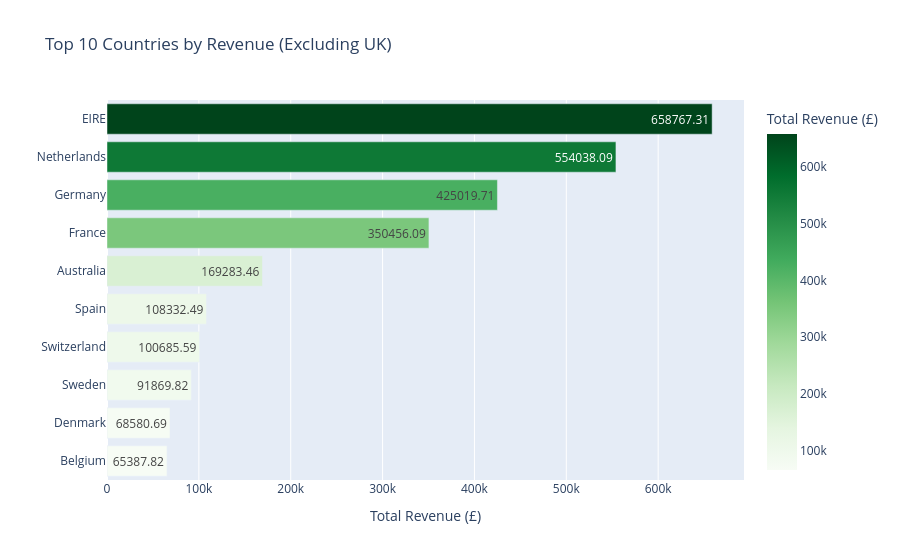

Here is the notebook cell this chart was saved with:
### Code cell
# UK dominates so much that it makes the chart useless if included
# showing it separately then plotting international markets
uk_revenue = df[df["Country"] == "United Kingdom"]["TotalPrice"].sum()
print(f"UK total revenue: £{uk_revenue:,.2f}")

top_countries = (
    df[df["Country"] != "United Kingdom"]
    .groupby("Country")["TotalPrice"]
    .sum()
    .sort_values(ascending=False)
    .head(10)
    .reset_index()
)
top_countries.columns = ["Country", "TotalRevenue"]
top_countries["TotalRevenue"] = top_countries["TotalRevenue"].round(2)

total_non_uk = top_countries["TotalRevenue"].sum()
top_countries["RevenueShare%"] = (top_countries["TotalRevenue"] / total_non_uk * 100).round(2)
print(top_countries)

fig_ctry = px.bar(
    top_countries,
    x="TotalRevenue",
    y="Country",
    orientation="h",
    title="Top 10 Countries by Revenue (Excluding UK)",
    labels={"TotalRevenue": "Total Revenue (£)", "Country": ""},
    color="TotalRevenue",
    color_continuous_scale="Greens",
    text="TotalRevenue"
)
fig_ctry.update_layout(yaxis={"categoryorder": "total ascending"})
fig_ctry.write_html("reports/figures/top10_countries.html")
fig_ctry.show()

### Figure 1 — Plotly figure (JSON) as saved in the notebook; plotly's stock layout.template omitted (floating-point values rounded to 4 significant figures)
{"data": [{"hovertemplate": "Total Revenue (£)=%{marker.color}<br>=%{y}<extra></extra>", "legendgroup": "", "marker": {"color": [658800.0, 554000.0, 425000.0, 350500.0, 169300.0, 108300.0, 100700.0, 91870.0, 68580.0, 65390.0], "coloraxis": "coloraxis", "pattern": {"shape": ""}}, "name": "", "orientation": "h", "showlegend": false, "text": [658800.0, 554000.0, 425000.0, 350500.0, 169300.0, 108300.0, 100700.0, 91870.0, 68580.0, 65390.0], "textposition": "auto", "type": "bar", "x": [658800.0, 554000.0, 425000.0, 350500.0, 169300.0, 108300.0, 100700.0, 91870.0, 68580.0, 65390.0], "xaxis": "x", "y": ["EIRE", "Netherlands", "Germany", "France", "Australia", "Spain", "Switzerland", "Sweden", "Denmark", "Belgium"], "yaxis": "y"}], "layout": {"barmode": "relative", "coloraxis": {"colorbar": {"title": {"text": "Total Revenue (£)"}}, "colorscale": [[0, "rgb(247,252,245)"], [0.125, "rgb(229,245,224)"], [0.25, "rgb(199,233,192)"], [0.375, "rgb(161,217,155)"], [0.5, "rgb(116,196,118)"], [0.625, "rgb(65,171,93)"], [0.75, "rgb(35,139,69)"], [0.875, "rgb(0,109,44)"], [1, "rgb(0,68,27)"]]}, "legend": {"tracegroupgap": 0}, "title": {"text": "Top 10 Countries by Revenue (Excluding UK)"}, "xaxis": {"anchor": "y", "domain": [0, 1], "title": {"text": "Total Revenue (£)"}}, "yaxis": {"anchor": "x", "categoryorder": "total ascending", "domain": [0, 1], "title": {"text": ""}}}}
